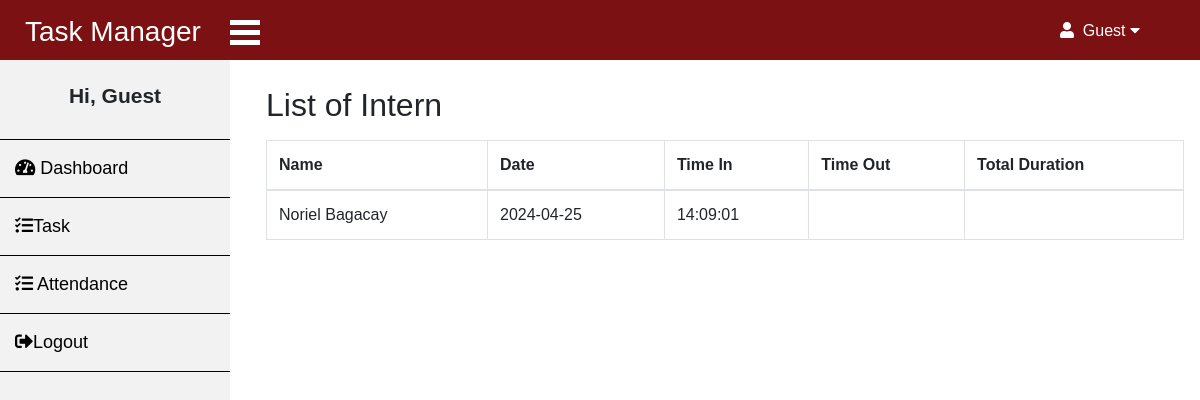
Page /page/admin_dashboard.php?pg=view_attendance&id=2 on the committed database.
### tables this page shows
CREATE TABLE `attendance` (
  `id` int(11) NOT NULL,
  `user_id` int(11) NOT NULL,
  `date` date NOT NULL,
  `time_in` time NOT NULL,
  `time_out` time DEFAULT NULL,
  `total_duration` decimal(5,2) DEFAULT NULL
);

### page/admin/attendance.php (the view, shortened to what this page needs)
<!DOCTYPE html>
<html lang="en">
<head>
</head>
<body>
    <h2>List of Intern</h2>
    <table id="taskTable" class="table table-bordered mt-3">
        <thead>
            <tr>
            <th>Name</th>
            <th>Date</th>
            <th>Time In</th>
            <th>Time Out</th>
            <th>Total Duration</th>
        </tr>
        </thead>
        <tbody>
        <?php
        include '../db/connection.php';
        if (isset($_GET['id'])) {
            $user_id = $_GET['id'];
            $sql = "SELECT a.*, CONCAT(u.first_name, ' ', COALESCE(u.middle_name, ''), ' ', u.last_name) AS full_name
                    FROM attendance a
                    INNER JOIN users u ON a.user_id = u.id
                    WHERE a.user_id = $user_id";
            $result = $conn->query($sql);
        }
        if ($result->num_rows > 0) {
            while($row = $result->fetch_assoc()) {
                echo "<tr>";
                echo "<td>".$row["full_name"]."</td>";
                echo "<td>".$row["date"]."</td>";
                echo "<td>".$row["time_in"]."</td>";
                echo "<td>".$row["time_out"]."</td>";
                echo "<td>".$row["total_duration"]."</td>";
                echo "</tr>";
            }
        } else {
            echo "<tr><td colspan='5'>No attendance records found</td></tr>";
        }
        ?>
        </tbody>
    </table>
</body>
</html>

### css/template.css (style rules this page uses)
body { margin: 0; font-family: Arial, sans-serif; }

### rows in the picture
attendance: full_name "Noriel Bagacay", date "2024-04-25", time_in "14:09:01"

### other values in the picture
$full_name "Guest"
